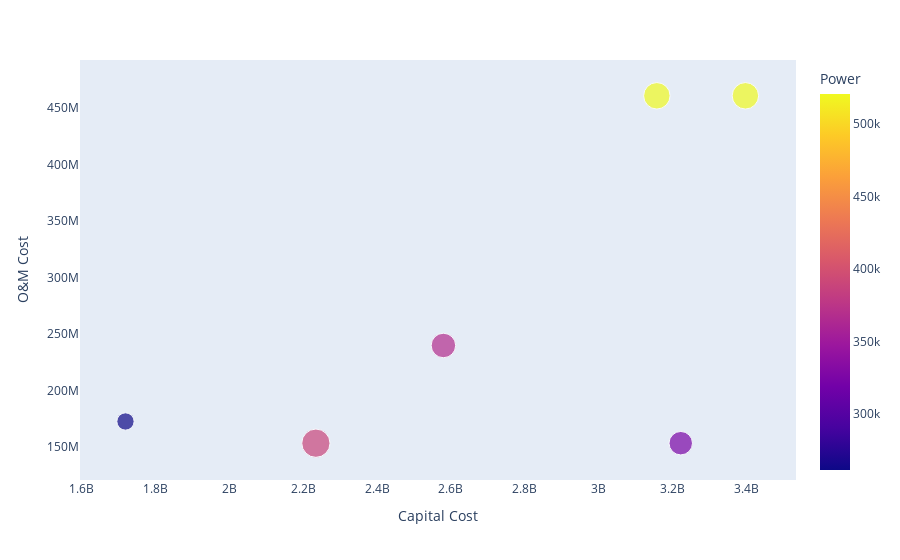

Notebook code for this chart:
### Code cell
import plotly.express as px

df["after treatment"] = df[waste_labels].apply(lambda x: ",\n".join([f"{label}:{round(x[label], 2)}" for label in x.index]), axis=1)
max_size = df["Land"].max()
df["size"] = df["Land"].apply(lambda x: round(x*50/max_size, 2))


fig = px.scatter(
    df,
    x="Capital Cost",
    y="O&M Cost",
    size="size",
    color="Power",
    hover_data=["after treatment"]
    )

fig.update_xaxes(showgrid=False)

fig.update_yaxes(showgrid=False)
fig.show()

### Figure 1 — Plotly figure (JSON) as saved in the notebook; plotly's stock layout.template omitted (floating-point values rounded to 4 significant figures)
{"data": [{"customdata": [["BOD(mg/l):4.18,\nCOD(mg/l):7.76,\nTSS(mg/l):6.74,\nTN(mg/l):3.3,\nFC(MPN/l):99.8"], ["BOD(mg/l):0.66,\nCOD(mg/l):2.12,\nTSS(mg/l):1.92,\nTN(mg/l):3.3,\nFC(MPN/l):99.8"], ["BOD(mg/l):0.26,\nCOD(mg/l):4.11,\nTSS(mg/l):0.26,\nTN(mg/l):2.54,\nFC(MPN/l):1297.4"], ["BOD(mg/l):4.18,\nCOD(mg/l):7.76,\nTSS(mg/l):6.74,\nTN(mg/l):0.81,\nFC(MPN/l):9.98"], ["BOD(mg/l):0.99,\nCOD(mg/l):4.6,\nTSS(mg/l):1.04,\nTN(mg/l):2.75,\nFC(MPN/l):99.8"], ["BOD(mg/l):0.11,\nCOD(mg/l):7.76,\nTSS(mg/l):0.04,\nTN(mg/l):0.37,\nFC(MPN/l):9.98"]], "hovertemplate": "Capital Cost=%{x}<br>O&M Cost=%{y}<br>size=%{marker.size}<br>after treatment=%{customdata[0]}<br>Power=%{marker.color}<extra></extra>", "legendgroup": "", "marker": {"color": [261360, 388800, 367200, 520560, 324000, 520560], "coloraxis": "coloraxis", "size": [18.75, 50, 37.5, 43.75, 34.38, 43.75], "sizemode": "area", "sizeref": 0.125, "symbol": "circle"}, "mode": "markers", "name": "", "orientation": "v", "showlegend": false, "type": "scatter", "x": [1718400000, 2234400000, 2580000000, 3158400000, 3223200000, 3398400000], "xaxis": "x", "y": [172799999, 153600000, 240000000, 460799999, 153600000, 460799999], "yaxis": "y"}], "layout": {"coloraxis": {"colorbar": {"title": {"text": "Power"}}, "colorscale": [[0, "#0d0887"], [0.1111, "#46039f"], [0.2222, "#7201a8"], [0.3333, "#9c179e"], [0.4444, "#bd3786"], [0.5556, "#d8576b"], [0.6667, "#ed7953"], [0.7778, "#fb9f3a"], [0.8889, "#fdca26"], [1, "#f0f921"]]}, "legend": {"itemsizing": "constant", "tracegroupgap": 0}, "margin": {"t": 60}, "xaxis": {"anchor": "y", "domain": [0, 1], "showgrid": false, "title": {"text": "Capital Cost"}}, "yaxis": {"anchor": "x", "domain": [0, 1], "showgrid": false, "title": {"text": "O&M Cost"}}}}
